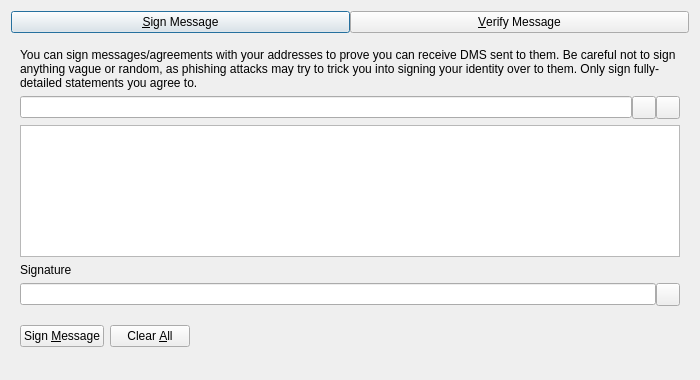
<?xml version="1.0" encoding="UTF-8"?>
<ui version="4.0">
 <class>SignVerifyMessageDialog</class>
 <widget class="QDialog" name="SignVerifyMessageDialog">
  <property name="geometry">
   <rect>
    <x>0</x>
    <y>0</y>
    <width>700</width>
    <height>380</height>
   </rect>
  </property>
  <property name="windowTitle">
   <string>Signatures - Sign / Verify a Message</string>
  </property>
  <property name="modal">
   <bool>true</bool>
  </property>
  <layout class="QVBoxLayout" name="verticalLayout">
   <item>
    <layout class="QHBoxLayout" name="horizontalLayout_Buttons_2">
     <property name="spacing">
      <number>0</number>
     </property>
     <property name="topMargin">
      <number>0</number>
     </property>
     <item>
      <widget class="QPushButton" name="btnSignMessage">
       <property name="text">
        <string>&amp;Sign Message</string>
       </property>
       <property name="checkable">
        <bool>true</bool>
       </property>
      </widget>
     </item>
     <item>
      <widget class="QPushButton" name="btnVerifyMessage">
       <property name="text">
        <string>&amp;Verify Message</string>
       </property>
       <property name="checkable">
        <bool>true</bool>
       </property>
      </widget>
     </item>
    </layout>
   </item>
   <item>
    <widget class="QStackedWidget" name="stackedWidgetSig">
     <property name="minimumSize">
      <size>
       <width>0</width>
       <height>0</height>
      </size>
     </property>
     <property name="currentIndex">
      <number>0</number>
     </property>
     <widget class="QWidget" name="pageSignMessage">
      <layout class="QVBoxLayout" name="verticalLayout_SM">
       <item>
        <widget class="QLabel" name="infoLabel_SM">
         <property name="text">
          <string>You can sign messages/agreements with your addresses to prove you can receive DMS sent to them. Be careful not to sign anything vague or random, as phishing attacks may try to trick you into signing your identity over to them. Only sign fully-detailed statements you agree to.</string>
         </property>
         <property name="textFormat">
          <enum>Qt::PlainText</enum>
         </property>
         <property name="wordWrap">
          <bool>true</bool>
         </property>
        </widget>
       </item>
       <item>
        <layout class="QHBoxLayout" name="horizontalLayout_1_SM">
         <property name="spacing">
          <number>0</number>
         </property>
         <item>
          <widget class="QValidatedLineEdit" name="addressIn_SM">
           <property name="toolTip">
            <string>The DMS address to sign the message with</string>
           </property>
          </widget>
         </item>
         <item>
          <widget class="QToolButton" name="addressBookButton_SM">
           <property name="toolTip">
            <string>Choose previously used address</string>
           </property>
           <property name="text">
            <string/>
           </property>
           <property name="shortcut">
            <string>Alt+A</string>
           </property>
          </widget>
         </item>
         <item>
          <widget class="QToolButton" name="pasteButton_SM">
           <property name="toolTip">
            <string>Paste address from clipboard</string>
           </property>
           <property name="text">
            <string/>
           </property>
           <property name="shortcut">
            <string>Alt+P</string>
           </property>
          </widget>
         </item>
        </layout>
       </item>
       <item>
        <widget class="QPlainTextEdit" name="messageIn_SM">
         <property name="toolTip">
          <string>Enter the message you want to sign here</string>
         </property>
        </widget>
       </item>
       <item>
        <widget class="QLabel" name="signatureLabel_SM">
         <property name="text">
          <string>Signature</string>
         </property>
         <property name="textFormat">
          <enum>Qt::PlainText</enum>
         </property>
        </widget>
       </item>
       <item>
        <layout class="QHBoxLayout" name="horizontalLayout_2_SM">
         <property name="spacing">
          <number>0</number>
         </property>
         <item>
          <widget class="QLineEdit" name="signatureOut_SM">
           <property name="readOnly">
            <bool>true</bool>
           </property>
          </widget>
         </item>
         <item>
          <widget class="QToolButton" name="copySignatureButton_SM">
           <property name="toolTip">
            <string>Copy the current signature to the system clipboard</string>
           </property>
           <property name="text">
            <string/>
           </property>
          </widget>
         </item>
        </layout>
       </item>
       <item>
        <layout class="QHBoxLayout" name="horizontalLayout_3_SM">
         <item>
          <widget class="QPushButton" name="signMessageButton_SM">
           <property name="toolTip">
            <string>Sign the message to prove you own this DMS address</string>
           </property>
           <property name="text">
            <string>Sign &amp;Message</string>
           </property>
           <property name="autoDefault">
            <bool>false</bool>
           </property>
          </widget>
         </item>
         <item>
          <widget class="QPushButton" name="clearButton_SM">
           <property name="toolTip">
            <string>Reset all sign message fields</string>
           </property>
           <property name="text">
            <string>Clear &amp;All</string>
           </property>
           <property name="autoDefault">
            <bool>false</bool>
           </property>
          </widget>
         </item>
         <item>
          <spacer name="horizontalSpacer_1_SM">
           <property name="orientation">
            <enum>Qt::Horizontal</enum>
           </property>
           <property name="sizeHint" stdset="0">
            <size>
             <width>40</width>
             <height>48</height>
            </size>
           </property>
          </spacer>
         </item>
         <item>
          <widget class="QLabel" name="statusLabel_SM">
           <property name="text">
            <string/>
           </property>
           <property name="wordWrap">
            <bool>true</bool>
           </property>
          </widget>
         </item>
         <item>
          <spacer name="horizontalSpacer_2_SM">
           <property name="orientation">
            <enum>Qt::Horizontal</enum>
           </property>
           <property name="sizeHint" stdset="0">
            <size>
             <width>40</width>
             <height>48</height>
            </size>
           </property>
          </spacer>
         </item>
        </layout>
       </item>
      </layout>
     </widget>
     <widget class="QWidget" name="pageVerifyMessage">
      <layout class="QVBoxLayout" name="verticalLayout_VM">
       <item>
        <widget class="QLabel" name="infoLabel_VM">
         <property name="text">
          <string>Enter the receiver's address, message (ensure you copy line breaks, spaces, tabs, etc. exactly) and signature below to verify the message. Be careful not to read more into the signature than what is in the signed message itself, to avoid being tricked by a man-in-the-middle attack. Note that this only proves the signing party receives with the address, it cannot prove sendership of any transaction!</string>
         </property>
         <property name="textFormat">
          <enum>Qt::PlainText</enum>
         </property>
         <property name="alignment">
          <set>Qt::AlignLeading|Qt::AlignLeft|Qt::AlignTop</set>
         </property>
         <property name="wordWrap">
          <bool>true</bool>
         </property>
        </widget>
       </item>
       <item>
        <layout class="QHBoxLayout" name="horizontalLayout_1_VM">
         <property name="spacing">
          <number>0</number>
         </property>
         <item>
          <widget class="QValidatedLineEdit" name="addressIn_VM">
           <property name="toolTip">
            <string>The DMS address the message was signed with</string>
           </property>
          </widget>
         </item>
         <item>
          <widget class="QToolButton" name="addressBookButton_VM">
           <property name="toolTip">
            <string>Choose previously used address</string>
           </property>
           <property name="text">
            <string/>
           </property>
           <property name="shortcut">
            <string>Alt+A</string>
           </property>
          </widget>
         </item>
        </layout>
       </item>
       <item>
        <widget class="QPlainTextEdit" name="messageIn_VM"/>
       </item>
       <item>
        <widget class="QValidatedLineEdit" name="signatureIn_VM"/>
       </item>
       <item>
        <layout class="QHBoxLayout" name="horizontalLayout_2_VM">
         <item>
          <widget class="QPushButton" name="verifyMessageButton_VM">
           <property name="toolTip">
            <string>Verify the message to ensure it was signed with the specified DMS address</string>
           </property>
           <property name="text">
            <string>Verify &amp;Message</string>
           </property>
           <property name="autoDefault">
            <bool>false</bool>
           </property>
          </widget>
         </item>
         <item>
          <widget class="QPushButton" name="clearButton_VM">
           <property name="toolTip">
            <string>Reset all verify message fields</string>
           </property>
           <property name="text">
            <string>Clear &amp;All</string>
           </property>
           <property name="autoDefault">
            <bool>false</bool>
           </property>
          </widget>
         </item>
         <item>
          <spacer name="horizontalSpacer_1_VM">
           <property name="orientation">
            <enum>Qt::Horizontal</enum>
           </property>
           <property name="sizeHint" stdset="0">
            <size>
             <width>40</width>
             <height>48</height>
            </size>
           </property>
          </spacer>
         </item>
         <item>
          <widget class="QLabel" name="statusLabel_VM">
           <property name="text">
            <string/>
           </property>
           <property name="wordWrap">
            <bool>true</bool>
           </property>
          </widget>
         </item>
         <item>
          <spacer name="horizontalSpacer_2_VM">
           <property name="orientation">
            <enum>Qt::Horizontal</enum>
           </property>
           <property name="sizeHint" stdset="0">
            <size>
             <width>40</width>
             <height>48</height>
            </size>
           </property>
          </spacer>
         </item>
        </layout>
       </item>
      </layout>
     </widget>
    </widget>
   </item>
  </layout>
 </widget>
 <customwidgets>
  <customwidget>
   <class>QValidatedLineEdit</class>
   <extends>QLineEdit</extends>
   <header>qt/qvalidatedlineedit.h</header>
  </customwidget>
 </customwidgets>
 <resources>
  <include location="../dms.qrc"/>
 </resources>
 <connections/>
</ui>
